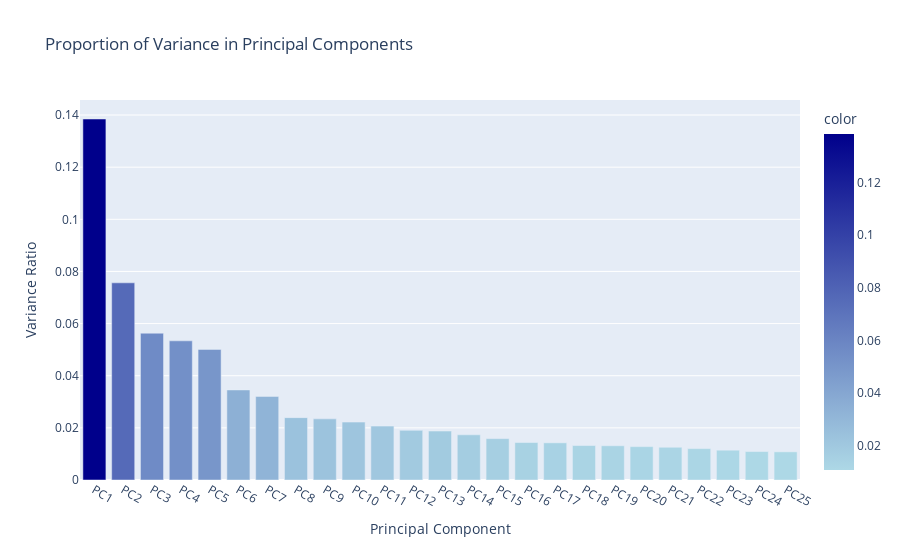

Notebook code cell kept with this figure:
### Code cell
n_components = 25
pca = PCA(n_components)
pca.fit(X_train)

X_train_reduced = pd.DataFrame(pca.transform(X_train), index = X_train.index, columns=["PC" + str(i) for i in range(1, n_components +1)])
X_test_reduced = pd.DataFrame(pca.transform(X_test), index = X_test.index, columns=["PC" + str(i) for i in range(1, n_components +1)])

# Since it returns an numpy array, the above process puts it back to a DataFrame.

# Now let's plot this, for better Vizualization.

fig = px.bar(
    x=["PC" + str(i) for i in range(1, n_components + 1)],
    y=pca.explained_variance_ratio_,
    labels={'x': "Principal Component", 'y': "Variance Ratio"},
    color=pca.explained_variance_ratio_,
    color_continuous_scale=[(0, 'lightblue'), (1, 'darkblue')],
    title="Proportion of Variance in Principal Components"
)

fig.show()

### Figure 1 — Plotly figure (JSON) as saved in the notebook; plotly's stock layout.template omitted (floating-point values rounded to 4 significant figures)
{"data": [{"alignmentgroup": "True", "hovertemplate": "Principal Component=%{x}<br>Variance Ratio=%{y}<br>color=%{marker.color}<extra></extra>", "legendgroup": "", "marker": {"color": [0.1385, 0.07564, 0.05632, 0.05339, 0.05009, 0.03455, 0.03206, 0.02392, 0.02345, 0.02222, 0.02067, 0.01904, 0.01878, 0.01733, 0.01588, 0.01438, 0.01426, 0.01322, 0.01314, 0.01279, 0.01256, 0.01204, 0.01143, 0.01092, 0.01081], "coloraxis": "coloraxis", "pattern": {"shape": ""}}, "name": "", "offsetgroup": "", "orientation": "v", "showlegend": false, "textposition": "auto", "type": "bar", "x": ["PC1", "PC2", "PC3", "PC4", "PC5", "PC6", "PC7", "PC8", "PC9", "PC10", "PC11", "PC12", "PC13", "PC14", "PC15", "PC16", "PC17", "PC18", "PC19", "PC20", "PC21", "PC22", "PC23", "PC24", "PC25"], "xaxis": "x", "y": [0.1385, 0.07564, 0.05632, 0.05339, 0.05009, 0.03455, 0.03206, 0.02392, 0.02345, 0.02222, 0.02067, 0.01904, 0.01878, 0.01733, 0.01588, 0.01438, 0.01426, 0.01322, 0.01314, 0.01279, 0.01256, 0.01204, 0.01143, 0.01092, 0.01081], "yaxis": "y"}], "layout": {"barmode": "relative", "coloraxis": {"colorbar": {"title": {"text": "color"}}, "colorscale": [[0, "lightblue"], [1, "darkblue"]]}, "legend": {"tracegroupgap": 0}, "title": {"text": "Proportion of Variance in Principal Components"}, "xaxis": {"anchor": "y", "autorange": true, "domain": [0, 1], "range": [-0.5, 24.5], "title": {"text": "Principal Component"}, "type": "category"}, "yaxis": {"anchor": "x", "autorange": true, "domain": [0, 1], "range": [0, 0.1458], "title": {"text": "Variance Ratio"}, "type": "linear"}}}
